Frame 1 (no input): blank canvas, image omitted
Frame 60 (the mouse pressed at the canvas centre just before this capture): blank canvas, image omitted
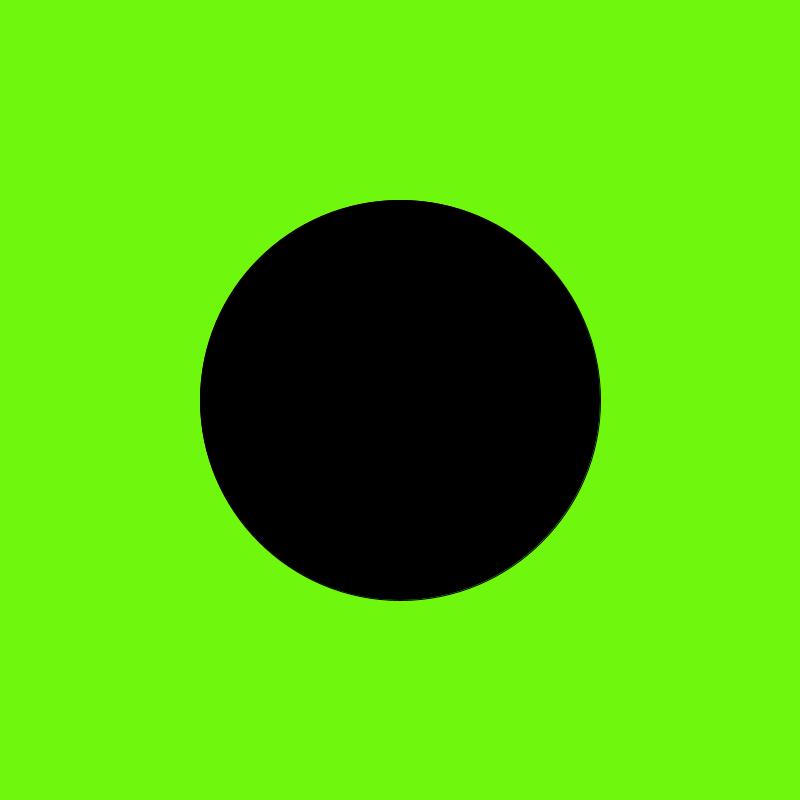
Frame 120 (the mouse held since frame 60 and released just before this capture)

The Processing sketch whose frames 1 and 60 were blank and that drew this single picture after the mouse press (run headless with seeded random() and noise(); from frame 60 on, the mouse is pressed at the canvas centre):

// Processing sketch: processing_158517
// ── processing_158517.pde

void setup() {
  noCursor();
  size(800, 800);
  background(0);
  colorMode(HSB);
}

void draw() {
  fill (0);
  if (mousePressed == true) {
    background(67, 240, 247);


    ellipse(mouseX, mouseY, pmouseY, pmouseX);
  } else { 
    background(0);
    fill(random(160),255,255);
    ellipse (mouseX, mouseY, pmouseX, pmouseY);
  }
}
